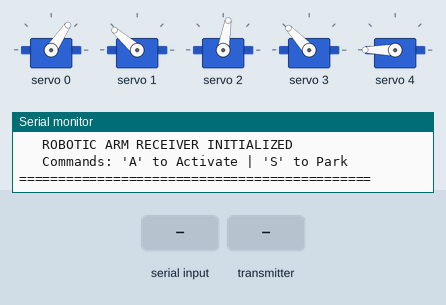
Bench run of a sketch on a simulated ESP32. Parts: 5 × servo, the last lines printed to the serial monitor. The test bench sets the inputs (shaded band).

Above: at 1.2 s.
1.3 s: "A" received over Serial
2.8 s: the transmitter starts sending pitch = 0
At 4.0 s:
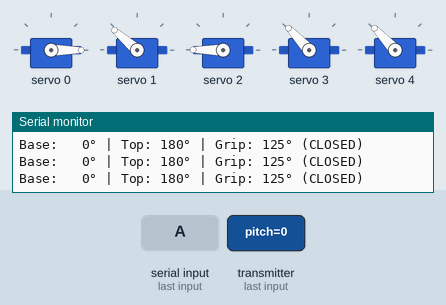
4.3 s: the transmitter starts sending roll = 1024
At 5.2 s:
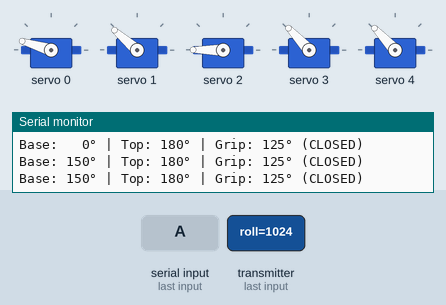
5.8 s: the transmitter starts sending grip = 1024
At 6.4 s:
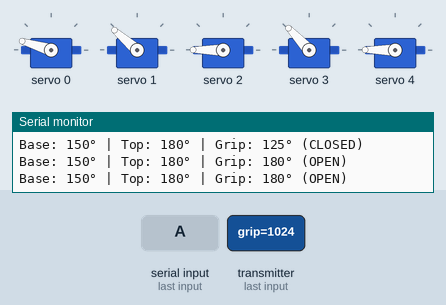
7.3 s: the transmitter starts sending pitch = 1024
At 8.5 s:
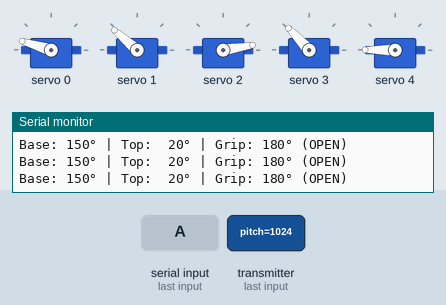
8.8 s: the transmitter starts sending roll = 0
At 9.9 s:
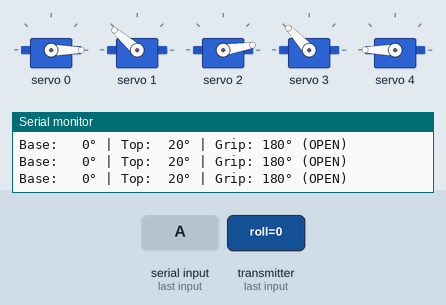
Timing chart, 0 to 11.3 s (numbered marks = the images above; inputs shaded):
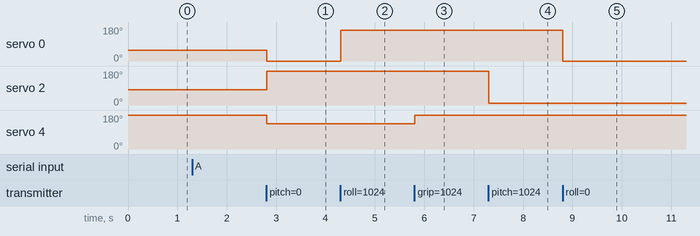

Measured:
- after the input at 2.8 s, servo 0: 56° → 0° at once; servo 2: 80° → 180° at once; servo 4: 180° → 133° at once
- after the input at 4.3 s, servo 0: 0° → 163° at once
- after the input at 5.8 s, servo 4: 133° → 180° at once
- after the input at 7.3 s, servo 2: 180° → 9° at once
- after the input at 8.8 s, servo 0: 163° → 0° at once

The sketch:

Receiver_Arm.ino
```cpp
/**
 * @file Receiver_Arm.ino
 * @brief ESP32 Receiver & Servo Controller for Gesture-Controlled Robotic Arm
 * @details Receives kinematics (pitch/roll) and grip states via ESP-NOW, mapping
 *          telemetry to PCA9685 PWM servo channels with software range limits.
 */

#include <esp_now.h>
#include <WiFi.h>
#include <Wire.h>
#include <Adafruit_PWMServoDriver.h>

// --- I2C & PCA9685 Configuration ---
#define I2C_SDA 21
#define I2C_SCL 22
#define PCA9685_ADDR 0x40
#define PWM_FREQ 50 // 50 Hz standard servo frequency

Adafruit_PWMServoDriver pca = Adafruit_PWMServoDriver(PCA9685_ADDR);

// --- Hardware Port Assignments ---
#define CH_BASE         0  // Base rotation (mapped from roll)
#define CH_BOTTOM_ELBOW 1  // Lower link (fixed hold)
#define CH_TOP_ELBOW    2  // Upper link (mapped from pitch)
#define CH_ROTATION     3  // Wrist roll (fixed hold)
#define CH_GRIP         4  // End-effector claw (binary/proportional grip)

// --- Calibrated Resting Angles (Degrees) ---
#define DEFAULT_BASE    60
#define DEFAULT_BOTTOM  130
#define DEFAULT_TOP     80
#define DEFAULT_ROLL    125
#define DEFAULT_GRIP    180 // Parked / Open

// --- Physical Joint Limit Constraints (Degrees) ---
#define BASE_MIN  0
#define BASE_MAX  150
#define TOP_MIN   20
#define TOP_MAX   180
#define GRIP_MIN  125 // Fully Closed
#define GRIP_MAX  180 // Fully Open

// --- Servo Pulse Width Calibration (at 50 Hz / 4096 ticks) ---
#define SERVOMIN  80  // ~400 µs pulse (0°)
#define SERVOMAX  530 // ~2600 µs pulse (180°)

// --- Global State & Data Structures ---
typedef struct struct_message {
  int pitch;
  int roll;
  int grip;
} struct_message;

struct_message incomingData;
volatile bool isTrackingActive = false;

// --- Helper Functions ---
int angleToPulse(int angle) {
  return map(constrain(angle, 0, 180), 0, 180, SERVOMIN, SERVOMAX);
}

void parkArmAtDefaults() {
  pca.setPWM(CH_BASE,         0, angleToPulse(DEFAULT_BASE));
  pca.setPWM(CH_BOTTOM_ELBOW, 0, angleToPulse(DEFAULT_BOTTOM));
  pca.setPWM(CH_TOP_ELBOW,    0, angleToPulse(DEFAULT_TOP));
  pca.setPWM(CH_ROTATION,     0, angleToPulse(DEFAULT_ROLL));
  pca.setPWM(CH_GRIP,         0, angleToPulse(DEFAULT_GRIP));
}

// --- ESP-NOW Packet Receive Callback ---
void OnDataRecv(const esp_now_recv_info *recv_info, const uint8_t *data, int len) {
  if (len != sizeof(struct_message)) return;
  memcpy(&incomingData, data, sizeof(incomingData));

  if (!isTrackingActive) return;

  // 1. Base Rotation (Piecewise mapping around neutral 90° center)
  int baseAngle;
  if (incomingData.roll >= 90) {
    baseAngle = map(incomingData.roll, 90, 180, DEFAULT_BASE, BASE_MAX);
  } else {
    baseAngle = map(incomingData.roll, 90, 0, DEFAULT_BASE, BASE_MIN);
  }
  baseAngle = constrain(baseAngle, BASE_MIN, BASE_MAX);

  // 2. Top Elbow Pitch (Inverted direction mapping around neutral 90° center)
  int topAngle;
  if (incomingData.pitch >= 90) {
    topAngle = map(incomingData.pitch, 90, 180, DEFAULT_TOP, TOP_MIN);
  } else {
    topAngle = map(incomingData.pitch, 90, 0, DEFAULT_TOP, TOP_MAX);
  }
  topAngle = constrain(topAngle, TOP_MIN, TOP_MAX);

  // 3. End-Effector Grip
  int gripAngle = constrain(incomingData.grip, GRIP_MIN, GRIP_MAX);

  // Update active servos
  pca.setPWM(CH_BASE,      0, angleToPulse(baseAngle));
  pca.setPWM(CH_TOP_ELBOW, 0, angleToPulse(topAngle));
  pca.setPWM(CH_GRIP,      0, angleToPulse(gripAngle));

  // Maintain fixed joint positions
  pca.setPWM(CH_BOTTOM_ELBOW, 0, angleToPulse(DEFAULT_BOTTOM));
  pca.setPWM(CH_ROTATION,     0, angleToPulse(DEFAULT_ROLL));

  Serial.printf("Base: %3d° | Top: %3d° | Grip: %3d° (%s)\n",
                baseAngle, topAngle, gripAngle,
                (gripAngle == GRIP_MAX) ? "OPEN" : "CLOSED");
}

void setup() {
  Serial.begin(115200);
  WiFi.mode(WIFI_STA);

  Wire.begin(I2C_SDA, I2C_SCL);
  pca.begin();
  pca.setPWMFreq(PWM_FREQ);

  parkArmAtDefaults();

  if (esp_now_init() != ESP_OK) {
    Serial.println("Error: ESP-NOW initialization failed");
    return;
  }

  esp_now_register_recv_cb(OnDataRecv);

  Serial.println("\n=============================================");
  Serial.println("   ROBOTIC ARM RECEIVER INITIALIZED          ");
  Serial.println("   Commands: 'A' to Activate | 'S' to Park   ");
  Serial.println("=============================================\n");
}

void loop() {
  // Non-blocking serial command interface
  while (Serial.available() > 0) {
    char cmd = (char)Serial.read();

    if (cmd == 'A' || cmd == 'a') {
      isTrackingActive = true;
      Serial.println("\n>>> [ARM ACTIVATED] Tracking live kinematics <<<\n");
    }
    else if (cmd == 'S' || cmd == 's') {
      isTrackingActive = false;
      parkArmAtDefaults();
      Serial.println("\n>>> [ARM PARKED] Servos returned to resting defaults <<<\n");
    }
  }
}
```
